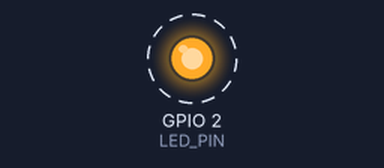
A sketch run on a simulated ESP32. On the bench: output pins drawn as LEDs (lit = HIGH). Dashed ring = blinking. What the sketch prints to the serial monitor is not drawn.

Above: at 0.5 s.
Timing chart, 0 to 4.6 s (numbered marks = the images above):
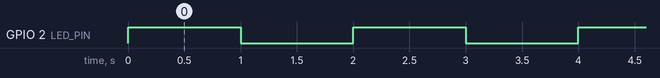

The sketch:

esp32-led-blink.ino
```cpp
/******************************************************************************
 * PROJECT      : ESP32 LED Blink
 * DESCRIPTION  : Blinks the onboard LED (GPIO2) on and off every 1 second.
 *                The simplest possible ESP32 firmware — a "Hello, World!"
 *                for embedded systems.
 *
 * HARDWARE     : ESP32 DevKit
 *                LED + 220Ω resistor on GPIO2 → GND  (or use onboard LED)
 *
 * CODED BY     : SWAN LAB, IIT Kharagpur
 ******************************************************************************/


/* ─── PIN CONFIGURATION ──────────────────────────────────────────────────── */

const int LED_PIN    = 2;     // GPIO2 — onboard LED on most ESP32 DevKit boards
const int BLINK_MS   = 1000;  // ON / OFF duration in milliseconds


/* ─────────────────────────────────────────────────────────────────────────── *
 *  SETUP — runs once on power-up / reset                                     *
 * ─────────────────────────────────────────────────────────────────────────── */
void setup()
{
    Serial.begin(115200);             // ESP32 default baud rate
    pinMode(LED_PIN, OUTPUT);
    digitalWrite(LED_PIN, LOW);       // Start with LED off
    Serial.println("SWAN LAB — ESP32 Blink ready");
}


/* ─────────────────────────────────────────────────────────────────────────── *
 *  LOOP — runs continuously                                                   *
 * ─────────────────────────────────────────────────────────────────────────── */
void loop()
{
    digitalWrite(LED_PIN, HIGH);      // LED ON
    Serial.println("LED: ON");
    delay(BLINK_MS);

    digitalWrite(LED_PIN, LOW);       // LED OFF
    Serial.println("LED: OFF");
    delay(BLINK_MS);
}
```

Measured:
- by itself, GPIO 2 (LED_PIN): alternates HIGH for 1.0 s and LOW for 1.0 s
